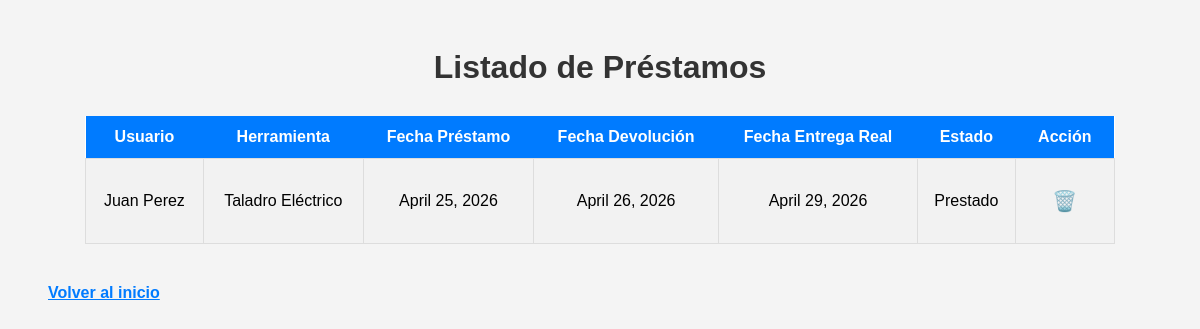
Page /prestamos/ (signed in) on the committed database.
### gestion/models.py (models this page shows, shortened)
class Prestamo(models.Model):
    ESTADOS_PRESTAMO = [
    ('Prestado', 'Prestado'),
    ('Devuelto', 'Devuelto'),
]
    id_prestamo = models.AutoField(primary_key=True)
    fecha_prestamo = models.DateField()
    fecha_devolucion = models.DateField()
    fecha_entrega_real = models.DateField(blank=True, null=True)
    estado_prestamo = models.CharField(max_length=20, choices=ESTADOS_PRESTAMO)
    id_usuario = models.ForeignKey(Usuario, on_delete=models.PROTECT, db_column='id_usuario')
    id_herramienta = models.ForeignKey(Herramienta, on_delete=models.PROTECT, db_column='id_herramienta')
    class Meta:
        db_table = 'prestamos'

class Usuario(models.Model):
    id_usuario = models.AutoField(primary_key=True)
    user = models.OneToOneField(
        User,
        on_delete=models.CASCADE,
        null=True,
        blank=True
    )
    nombre = models.CharField(max_length=50)
    correo = models.CharField(max_length=50, unique=True)
    telefono = models.CharField(max_length=15)
    area = models.CharField(max_length=30)
    id_rol = models.ForeignKey(Rol, on_delete=models.PROTECT, db_column='id_rol')
    class Meta:
        db_table = 'usuarios'
    def __str__(self):
        return self.nombre

class Herramienta(models.Model):
    ESTADOS_HERRAMIENTA = [
        ('Disponible', 'Disponible'),
        ('Prestado', 'Prestado'),
        ('En mantención', 'En mantención'),
    ]
    id_herramienta = models.AutoField(primary_key=True)
    nombre = models.CharField(max_length=50)
    marca = models.CharField(max_length=30)
    modelo = models.CharField(max_length=30)
    numero_serie = models.CharField(max_length=50, unique=True)
    estado = models.CharField(max_length=20, choices=ESTADOS_HERRAMIENTA)
    id_categoria = models.ForeignKey(Categoria, on_delete=models.PROTECT, db_column='id_categoria')
    class Meta:
        db_table = 'herramientas'
    def __str__(self):
        return self.nombre

### gestion/views.py (the view)
# urls.py: path('prestamos/', views.listar_prestamos, name='listar_prestamos'),
@login_required
def listar_prestamos(request):
    prestamos = Prestamo.objects.all()
    return render(request, 'gestion/listar_prestamos.html', {'prestamos': prestamos})

### gestion/templates/gestion/listar_prestamos.html (shortened to what this page needs)
<!DOCTYPE html>
<html lang="es">
<head>
    {% load static %}
    <link rel="stylesheet" href="{% static 'gestion/styles.css' %}">
</head>
<body>
    <h1>Listado de Préstamos</h1>
    <table>
        <tr>
            <th>Usuario</th>
            <th>Herramienta</th>
            <th>Fecha Préstamo</th>
            <th>Fecha Devolución</th>
            <th>Fecha Entrega Real</th>
            <th>Estado</th>
            <th>Acción</th>
        </tr>
        {% for prestamo in prestamos %}
        <tr>
            <td>{{ prestamo.id_usuario }}</td>
            <td>{{ prestamo.id_herramienta }}</td>
            <td>{{ prestamo.fecha_prestamo }}</td>
            <td>{{ prestamo.fecha_devolucion }}</td>
            <td>{{ prestamo.fecha_entrega_real }}</td>
            <td>{{ prestamo.estado_prestamo }}</td>
            <td>
                <a href="{% url 'eliminar_prestamo' prestamo.id_prestamo %}" class="icono-eliminar">🗑️</a>
            </td>
        </tr>
        {% endfor %}
    </table>
    <a href="{% url 'inicio' %}">Volver al inicio</a>
</body>
</html>

### gestion/static/gestion/styles.css (style rules this page uses)
body { font-family: Arial, sans-serif; background-color: #f4f4f4; padding: 20px; }
h1 { text-align: center; color: #333; margin-bottom: 30px; }
table { width: 90%; margin: 20px auto; border-collapse: collapse; background-color: white; }
th { background-color: #007BFF; color: white; padding: 12px; }
td { padding: 10px; border: 1px solid #ddd; text-align: center; }
tr:nth-child(even) { background-color: #f2f2f2; }
a { display: inline-block; margin: 20px; color: #007BFF; font-weight: bold; }
.icono-eliminar { text-decoration: none; font-size: 20px; color: red; }

### rows in the picture
Prestamo: id_usuario "Juan Perez", id_herramienta "Taladro Eléctrico", fecha_prestamo "April 25, 2026", fecha_devolucion "April 26, 2026", fecha_entrega_real "April 29, 2026", estado_prestamo "Prestado"
